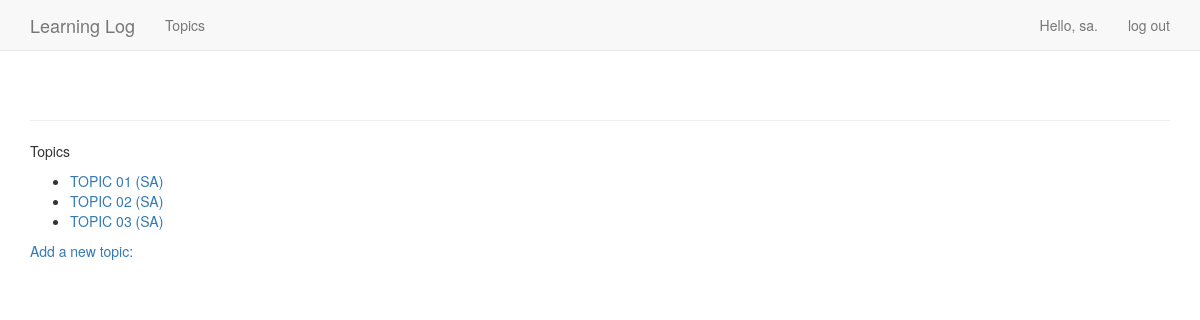
The page /topics/ (signed in) on the database as committed earlier.
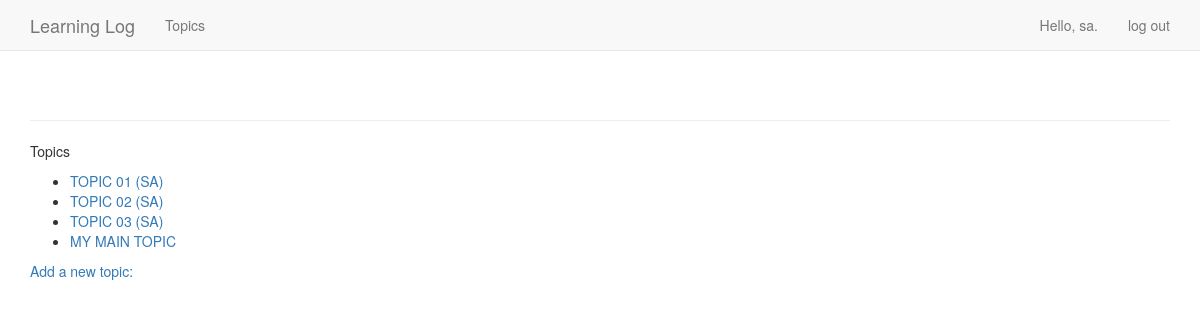
The same page on the database as committed later.
### learning_logs/models.py (models this page shows)
class Topic(models.Model):
    text       = models.CharField(max_length=200)
    date_added = models.DateTimeField(auto_now_add=True)
    owner = models.ForeignKey(User, on_delete=models.PROTECT)
    def __str__(self):
        return self.text
    '''
    We need to tell Django which attribute to use by default when
    it displays information about a topic. Django calls  __str__()
    method to display a simple representation of a model. Here we've
    written __str__() method that returns the string stored in
    the text attribute
    '''

### learning_logs/views.py (the view)
# urls.py: re_path(r'^topics/$', views.topics, name='topics'),
@login_required
def topics(request):
    topics = Topic.objects.filter(owner=request.user).order_by('date_added')
    context = {'topics': topics}
    return render(request, 'learning_logs/topics.html', context)

### learning_logs/templates/learning_logs/topics.html
{% extends "learning_logs/base.html" %}
{% block content %}
  <p>Topics</p>
  <ul>
    {% for topic in topics %}
      <li><a href="{% url 'learning_logs:topic' topic.id %}">{{ topic }}</a></li>
    {% empty %}
      <li>No topics have been added yet.</li>
    {% endfor %}
  </ul>
  <a href="{% url 'learning_logs:new_topic' %}">Add a new topic:</a>
{% endblock content %}

Rows that differ between the two databases and show on the page:
added Topic: text "MY MAIN TOPIC"
